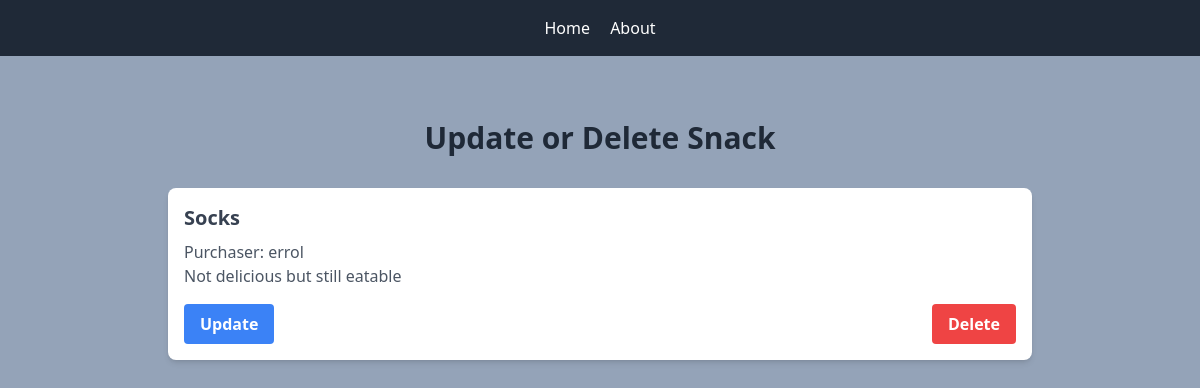
The app's page /5/ with its own data.
### snacks/models.py (models this page shows, shortened)
class Snack(models.Model):
    title = models.CharField(max_length=256)
    purchaser = models.ForeignKey(get_user_model(), on_delete=models.CASCADE)
    description = models.TextField()

### snacks/views.py (the view)
# urls.py: path('<int:pk>/', SnackDetailView.as_view(), name='snack_detail'),
class SnackDetailView(DetailView):
    template_name = 'snack_detail.html'
    model = Snack

### templates/snack_detail.html
{% extends 'base.html' %}
{% block content %}
<div class="max-w-4xl mx-auto py-8 px-4">
    <h1 class="text-3xl font-bold text-center text-gray-800 mb-8">Update or Delete Snack</h1>
    <div class="mb-6 p-4 bg-white shadow-md rounded-lg">
        <h2 class="text-xl font-semibold text-gray-700">{{ snack.title }}</h2>
        <p class="mt-2 text-gray-600">Purchaser: {{ snack.purchaser }}</p>
        <p class="text-gray-600">{{ snack.description }}</p>
        <div class="flex justify-between mt-4">
            <a href="{% url 'snack_update' snack.pk %}" class="bg-blue-500 hover:bg-blue-700 text-white font-bold py-2 px-4 rounded transition duration-150 ease-in-out">Update</a>
            <a href="{% url 'snack_delete' snack.pk %}" class="bg-red-500 hover:bg-red-700 text-white font-bold py-2 px-4 rounded transition duration-150 ease-in-out">Delete</a>
        </div>
    </div>
</div>
{% endblock content %}

### records on screen
Snack: title "Socks", purchaser "errol", description "Not delicious but still eatable"
